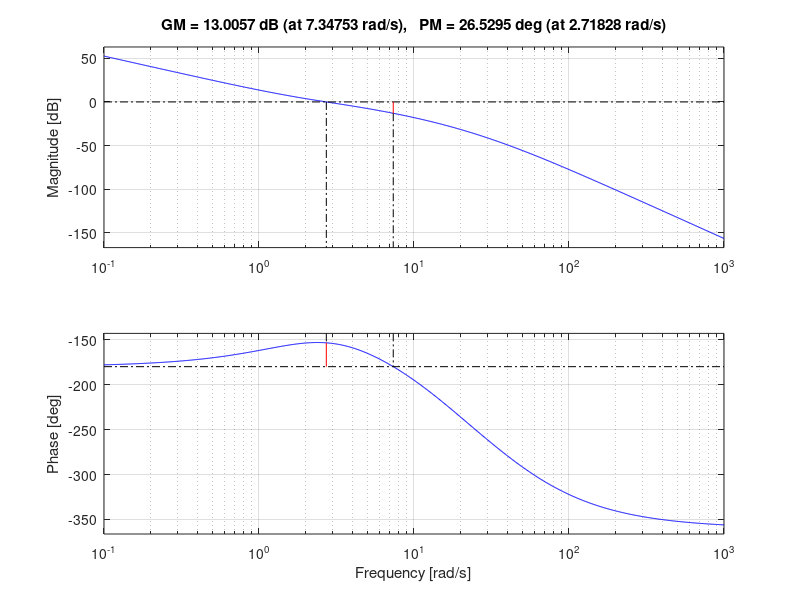
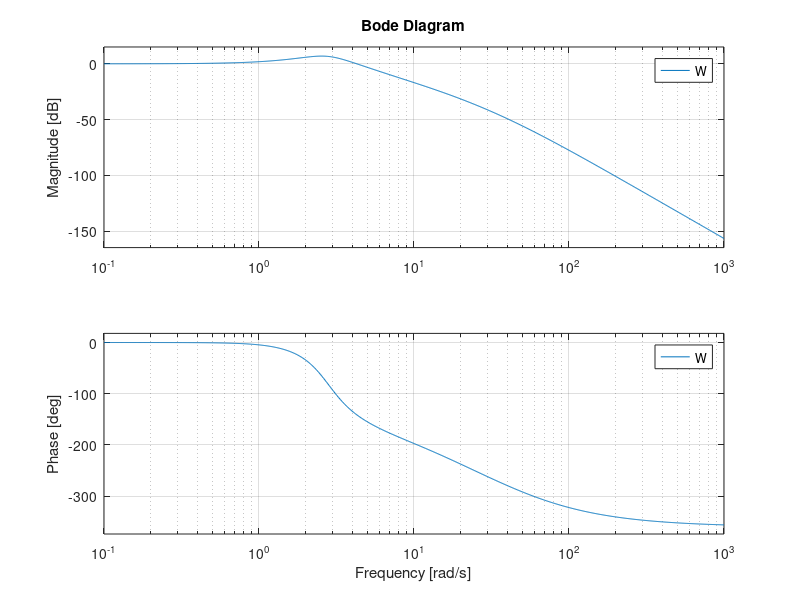

Write MATLAB code to recreate these figures, in order.
clear all
close all

s = tf ('s')
F = (100*s + 1000) / (s^5 + 38*s^4 + 481*s^3 + 2280*s^2 + 3600*s)
N = 10

%valutare banda passante e picco di risonanza
%controllo soluzione anello chiuso

[Gm,Pm,Wgm,Wpm] = margin(F)

Kpbar = Gm
Tbar = 2*pi/Wgm

Kp = 0.6 * Kpbar
Ti = 0.5 * Tbar
Td = 0.125 * Tbar

Rpid = Kp * (1+1/(Ti*s) + (Td * s) / (1+Td/N*s))

Ga = F * Rpid

figure,margin(Ga)

W = feedback (Ga,1)

figure,bode(W)

%banda passante 4.96
%picco di risonanza 6.91 db
